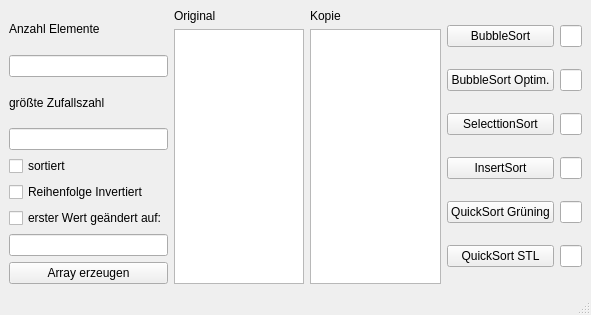
<?xml version="1.0" encoding="UTF-8"?>
<ui version="4.0">
 <class>FrmMain</class>
 <widget class="QMainWindow" name="FrmMain">
  <property name="geometry">
   <rect>
    <x>0</x>
    <y>0</y>
    <width>591</width>
    <height>315</height>
   </rect>
  </property>
  <property name="windowTitle">
   <string>FrmMain</string>
  </property>
  <widget class="QWidget" name="centralwidget">
   <layout class="QVBoxLayout" name="verticalLayout_10">
    <item>
     <layout class="QHBoxLayout" name="horizontalLayout_3">
      <item>
       <layout class="QVBoxLayout" name="verticalLayout_5">
        <item>
         <layout class="QVBoxLayout" name="verticalLayout">
          <item>
           <widget class="QLabel" name="label">
            <property name="text">
             <string>Anzahl Elemente</string>
            </property>
           </widget>
          </item>
          <item>
           <widget class="QLineEdit" name="edtAnzahlElemente"/>
          </item>
         </layout>
        </item>
        <item>
         <layout class="QVBoxLayout" name="verticalLayout_2">
          <item>
           <widget class="QLabel" name="label_2">
            <property name="text">
             <string>größte Zufallszahl</string>
            </property>
           </widget>
          </item>
          <item>
           <widget class="QLineEdit" name="edtGroussteZufallszahl"/>
          </item>
         </layout>
        </item>
        <item>
         <layout class="QVBoxLayout" name="verticalLayout_4">
          <item>
           <layout class="QVBoxLayout" name="verticalLayout_3">
            <item>
             <widget class="QCheckBox" name="chBsortiert">
              <property name="text">
               <string>sortiert</string>
              </property>
             </widget>
            </item>
            <item>
             <widget class="QCheckBox" name="cBoxReihenfolgeInvertiert">
              <property name="text">
               <string>Reihenfolge Invertiert</string>
              </property>
             </widget>
            </item>
            <item>
             <widget class="QCheckBox" name="cBoxErsterWertAenderung">
              <property name="text">
               <string>erster Wert geändert auf:</string>
              </property>
             </widget>
            </item>
            <item>
             <widget class="QLineEdit" name="edtErsterWertGeaendert"/>
            </item>
            <item>
             <widget class="QPushButton" name="btnArrayErzeugen">
              <property name="text">
               <string>Array erzeugen</string>
              </property>
             </widget>
            </item>
           </layout>
          </item>
         </layout>
        </item>
       </layout>
      </item>
      <item>
       <layout class="QHBoxLayout" name="horizontalLayout">
        <item>
         <layout class="QVBoxLayout" name="verticalLayout_6">
          <item>
           <widget class="QLabel" name="label_3">
            <property name="text">
             <string>Original</string>
            </property>
           </widget>
          </item>
          <item>
           <widget class="QListWidget" name="lwOriginal"/>
          </item>
         </layout>
        </item>
        <item>
         <layout class="QVBoxLayout" name="verticalLayout_7">
          <item>
           <widget class="QLabel" name="label_4">
            <property name="text">
             <string>Kopie</string>
            </property>
           </widget>
          </item>
          <item>
           <widget class="QListWidget" name="lwKopie"/>
          </item>
         </layout>
        </item>
       </layout>
      </item>
      <item>
       <layout class="QHBoxLayout" name="horizontalLayout_2">
        <item>
         <layout class="QVBoxLayout" name="verticalLayout_9">
          <item>
           <widget class="QPushButton" name="btnBubbleSort">
            <property name="text">
             <string>BubbleSort</string>
            </property>
           </widget>
          </item>
          <item>
           <widget class="QPushButton" name="btnBubbleSortOptim">
            <property name="text">
             <string>BubbleSort Optim.</string>
            </property>
           </widget>
          </item>
          <item>
           <widget class="QPushButton" name="btnSelectionSort">
            <property name="text">
             <string>SelecttionSort</string>
            </property>
           </widget>
          </item>
          <item>
           <widget class="QPushButton" name="pushButton_4">
            <property name="text">
             <string>InsertSort</string>
            </property>
           </widget>
          </item>
          <item>
           <widget class="QPushButton" name="btnQuickSortGroening">
            <property name="text">
             <string>QuickSort Grüning</string>
            </property>
           </widget>
          </item>
          <item>
           <widget class="QPushButton" name="btnQuickSortSTL">
            <property name="text">
             <string>QuickSort STL</string>
            </property>
           </widget>
          </item>
         </layout>
        </item>
        <item>
         <layout class="QVBoxLayout" name="verticalLayout_8">
          <item>
           <widget class="QLineEdit" name="edtTimeBubbleSort"/>
          </item>
          <item>
           <widget class="QLineEdit" name="edtBubbleSortOptim"/>
          </item>
          <item>
           <widget class="QLineEdit" name="edtSelectionSort"/>
          </item>
          <item>
           <widget class="QLineEdit" name="edtInsertSort"/>
          </item>
          <item>
           <widget class="QLineEdit" name="edtQuickSortGruening"/>
          </item>
          <item>
           <widget class="QLineEdit" name="edtQuickSortSTL"/>
          </item>
         </layout>
        </item>
       </layout>
      </item>
     </layout>
    </item>
   </layout>
  </widget>
  <widget class="QMenuBar" name="menubar">
   <property name="geometry">
    <rect>
     <x>0</x>
     <y>0</y>
     <width>591</width>
     <height>26</height>
    </rect>
   </property>
  </widget>
  <widget class="QStatusBar" name="statusbar"/>
 </widget>
 <resources/>
 <connections/>
</ui>
